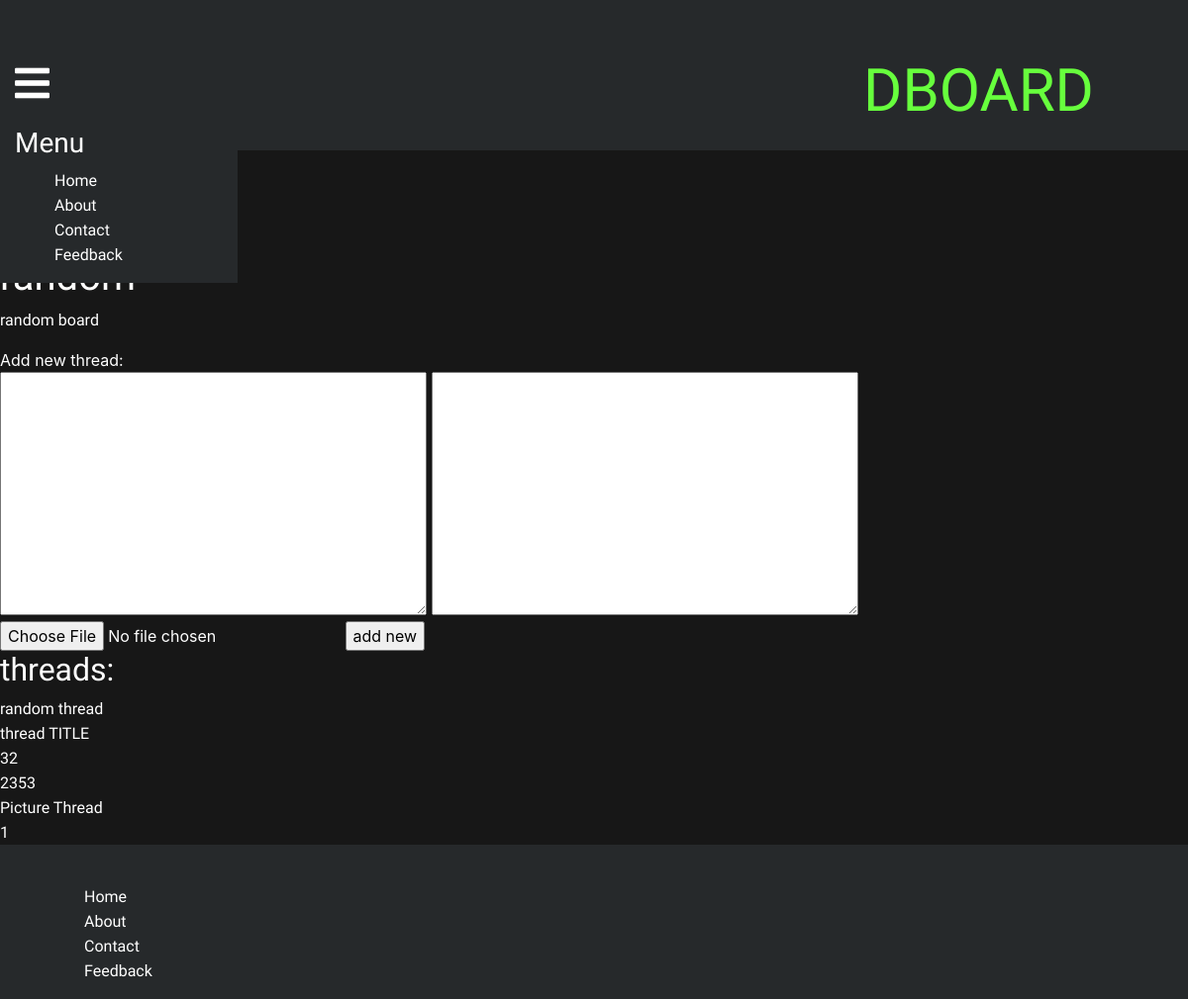
Page /rnd on the committed database.
### boards/models.py (models this page shows, shortened)
class Board(models.Model):
    boardName = models.CharField(max_length = 50)
    boardCode = models.CharField(max_length = 3)
    boardDesc = models.TextField()
    boardImg  = models.ImageField(
                        default='img/default.png',
                        upload_to='img/uploads/%Y/%m',
                        storage=FileSystemStorage(location='boards/static/boards',base_url='/uploads')
                   )
    isActive  = models.IntegerField(default=1)
    def imagePreview(self):
        return mark_safe('<img src="/static/boards/%s" width="200" height="150" />' % (self.boardImg))
    imagePreview.short_description = 'Current image'
    imagePreview.allow_tags = True

class Thread(models.Model):
    boardFK      = models.ForeignKey(Board, on_delete=models.CASCADE)
    threadTitle  = models.TextField()
    threadDesc   = models.TextField()
    threadAuthor = models.CharField(default="anon", max_length = 50)
    pubDate      = models.DateTimeField(auto_now_add=True)
    threadImg    = models.ImageField(
                        default='img/default.png',
                        upload_to='img/uploads/%Y/%m',
                        storage=FileSystemStorage(location='boards/static/boards',base_url='/uploads'),
                   )
    isActive     = models.IntegerField(default=1)

### boards/views.py (the view)
# urls.py: path('<str:boardCode>', views.detail, name='detailBoard'),
def detail(request, boardCode):
    boardDetail = get_object_or_404(Board, boardCode = boardCode, isActive__gt = 0)
    threadList = Thread.objects.filter(boardFK = boardDetail.id, isActive__gt = 0)
    if request.method == "POST":
        form = ThreadForm(request.POST, request.FILES)
        if form.is_valid():
            formObj = form.save(commit=False)
            formObj.boardFK = boardDetail
            formObj.save()
            return redirect('detailThread', boardCode = boardDetail.boardCode, threadId = formObj.id)
    else:
        form = ThreadForm()
    context = {'boardDetail': boardDetail, 'threadList': threadList, 'form': form}
    return render(request, 'boards/boardDetail.html', context)

### boards/forms.py
class ThreadForm(ModelForm):
    class Meta:
        model = Thread
        fields = ['threadTitle', 'threadDesc', 'threadImg']

### boards/templates/boards/boardDetail.html (shortened to what this page needs)
{% extends "boards/base.html" %}
{% load static %}
{% block content %}
    {% if boardDetail %}
        <h1>{{boardDetail.boardName}}</h1>
        <p>{{boardDetail.boardDesc}}</p>
        Add new thread:
        <form class="" action="" method="post" enctype="multipart/form-data">
            {{ form.threadTitle }}
            {{ form.threadDesc}}
            {{ form.threadImg}}
            <input type="submit" name="" value="add new">
        </form>
        {% if threadList %}
            <h2>threads:</h2>
            {% for thread in threadList %}
                <li><a href="{% url 'detailThread' boardDetail.boardCode thread.id %}">{{thread.threadTitle}}</a></li>
            {% endfor %}
        {% else %}
            <p>There is no thread</p>
        {% endif %}
    {% endif %}
{% endblock content %}

### boards/static/boards/css/main.css (style rules this page uses)
body { padding:0;margin:0;background-color:#171717 !important }
body h1,body h2,body h3,body h4,body h5,body h6 { font-family:'ZCOOL QingKe HuangYou', cursive }
body a,body p { font-family:'Play', sans-serif }
body li { list-style-type:none }
body a { color:#fff }

### rows in the picture
Board: boardDesc "random board"
Thread: threadTitle "random thread"
Thread: threadTitle "thread TITLE"
Thread: threadTitle "32"
Thread: threadTitle "2353"
Thread: threadTitle "Picture Thread"
Thread: threadTitle "1"
